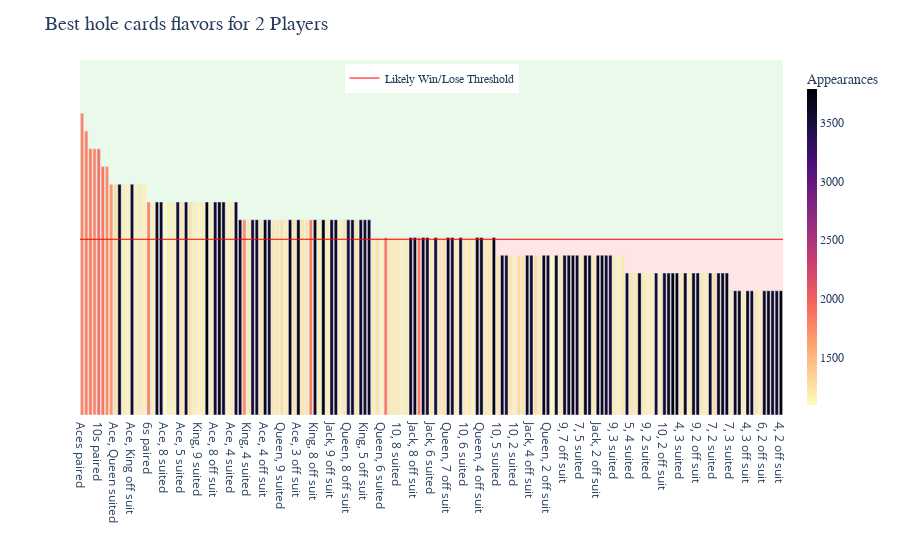
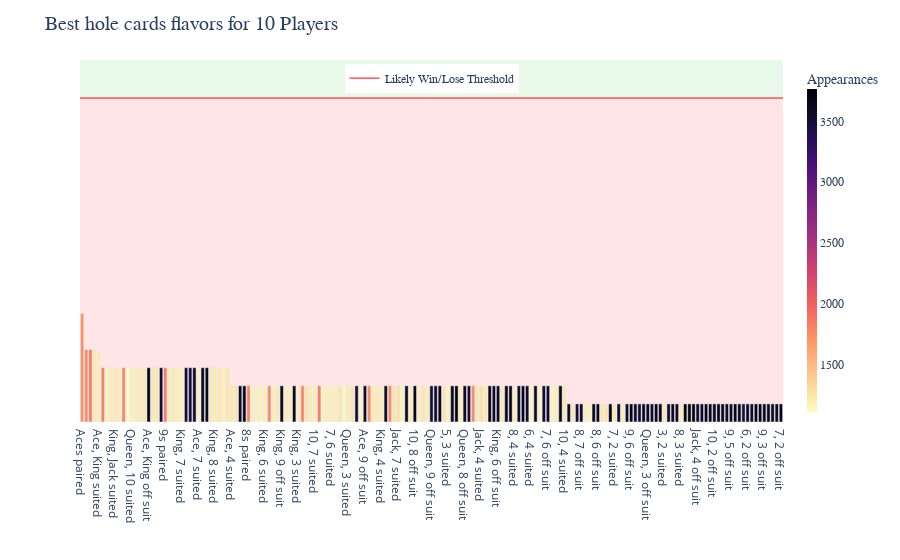

The cell these charts' notebook holds for them, in order:
### Code cell
import importlib
import src.plot_data
importlib.reload(src.plot_data)

from src.plot_data import plot_data

# for players in range(2, 11):
for players in [2, 10]:
    plot_data(show_plot=True, n_players_to_plot=players)

### Figure 1 — Plotly figure (JSON) as saved in the notebook; plotly's stock layout.template omitted (floating-point values rounded to 4 significant figures; data arrays with more than 128 entries replaced by an {"elided": "..."} marker saying what was removed)
{"data": [{"alignmentgroup": "True", "customdata": {"elided": "169x1 float values"}, "hovertemplate": "hole cards flavor=%{x}<br>win ratio rounded down to nearest 5%=%{y:.0%}<br>win ratio=%{customdata[0]:.2%}<br>appearances=%{marker.color}<extra></extra>", "legendgroup": "", "marker": {"color": {"elided": "169 int values"}, "coloraxis": "coloraxis", "pattern": {"shape": ""}}, "name": "", "offsetgroup": "", "orientation": "v", "showlegend": false, "textposition": "auto", "type": "bar", "x": {"elided": "169 str values"}, "xaxis": "x", "y": {"elided": "169 float values"}, "yaxis": "y"}, {"line": {"color": "red", "width": 1}, "mode": "lines", "name": "Likely Win/Lose Threshold", "showlegend": true, "type": "scatter", "x": [null], "y": [null]}], "layout": {"barmode": "relative", "coloraxis": {"colorbar": {"thickness": 10, "tickfont": {"family": "monospace", "size": 12}, "title": {"font": {"family": "sans-serif", "size": 14}, "text": "Appearances"}}, "colorscale": [[0, "#fcfdbf"], [0.1111, "#feca8d"], [0.2222, "#fd9668"], [0.3333, "#f1605d"], [0.4444, "#cd4071"], [0.5556, "#9e2f7f"], [0.6667, "#721f81"], [0.7778, "#440f76"], [0.8889, "#180f3d"], [1, "#000004"]]}, "legend": {"font": {"family": "sans-serif", "size": 12}, "tracegroupgap": 0, "x": 0.5, "xanchor": "center", "y": 0.99, "yanchor": "top"}, "margin": {"t": 60}, "plot_bgcolor": "white", "shapes": [{"line": {"color": "red", "width": 1}, "type": "line", "x0": 0, "x1": 1, "xref": "paper", "y0": 0.495, "y1": 0.495, "yref": "y"}, {"fillcolor": "limegreen", "layer": "below", "line": {"width": 0}, "opacity": 0.1, "type": "rect", "x0": 0, "x1": 1, "xref": "paper", "y0": 0.495, "y1": 1, "yref": "y"}, {"fillcolor": "red", "layer": "below", "line": {"width": 0}, "opacity": 0.1, "type": "rect", "x0": 0, "x1": 1, "xref": "paper", "y0": 0, "y1": 0.495, "yref": "y"}], "title": {"font": {"family": "serif", "size": 20}, "text": "Best hole cards flavors for 2 Players"}, "xaxis": {"anchor": "y", "domain": [0, 1], "showgrid": false, "title": {"text": ""}}, "yaxis": {"anchor": "x", "domain": [0, 1], "range": [0, 1], "showgrid": false, "showticklabels": false, "title": {"text": ""}}}}

### Figure 2 — Plotly figure (JSON) as saved in the notebook; plotly's stock layout.template omitted (floating-point values rounded to 4 significant figures; data arrays with more than 128 entries replaced by an {"elided": "..."} marker saying what was removed)
{"data": [{"alignmentgroup": "True", "customdata": {"elided": "169x1 float values"}, "hovertemplate": "hole cards flavor=%{x}<br>win ratio rounded down to nearest 5%=%{y:.0%}<br>win ratio=%{customdata[0]:.2%}<br>appearances=%{marker.color}<extra></extra>", "legendgroup": "", "marker": {"color": {"elided": "169 int values"}, "coloraxis": "coloraxis", "pattern": {"shape": ""}}, "name": "", "offsetgroup": "", "orientation": "v", "showlegend": false, "textposition": "auto", "type": "bar", "x": {"elided": "169 str values"}, "xaxis": "x", "y": {"elided": "169 float values"}, "yaxis": "y"}, {"line": {"color": "red", "width": 1}, "mode": "lines", "name": "Likely Win/Lose Threshold", "showlegend": true, "type": "scatter", "x": [null], "y": [null]}], "layout": {"barmode": "relative", "coloraxis": {"colorbar": {"thickness": 10, "tickfont": {"family": "monospace", "size": 12}, "title": {"font": {"family": "sans-serif", "size": 14}, "text": "Appearances"}}, "colorscale": [[0, "#fcfdbf"], [0.1111, "#feca8d"], [0.2222, "#fd9668"], [0.3333, "#f1605d"], [0.4444, "#cd4071"], [0.5556, "#9e2f7f"], [0.6667, "#721f81"], [0.7778, "#440f76"], [0.8889, "#180f3d"], [1, "#000004"]]}, "legend": {"font": {"family": "sans-serif", "size": 12}, "tracegroupgap": 0, "x": 0.5, "xanchor": "center", "y": 0.99, "yanchor": "top"}, "margin": {"t": 60}, "plot_bgcolor": "white", "shapes": [{"line": {"color": "red", "width": 1}, "type": "line", "x0": 0, "x1": 1, "xref": "paper", "y0": 0.895, "y1": 0.895, "yref": "y"}, {"fillcolor": "limegreen", "layer": "below", "line": {"width": 0}, "opacity": 0.1, "type": "rect", "x0": 0, "x1": 1, "xref": "paper", "y0": 0.895, "y1": 1, "yref": "y"}, {"fillcolor": "red", "layer": "below", "line": {"width": 0}, "opacity": 0.1, "type": "rect", "x0": 0, "x1": 1, "xref": "paper", "y0": 0, "y1": 0.895, "yref": "y"}], "title": {"font": {"family": "serif", "size": 20}, "text": "Best hole cards flavors for 10 Players"}, "xaxis": {"anchor": "y", "domain": [0, 1], "showgrid": false, "title": {"text": ""}}, "yaxis": {"anchor": "x", "domain": [0, 1], "range": [0, 1], "showgrid": false, "showticklabels": false, "title": {"text": ""}}}}
